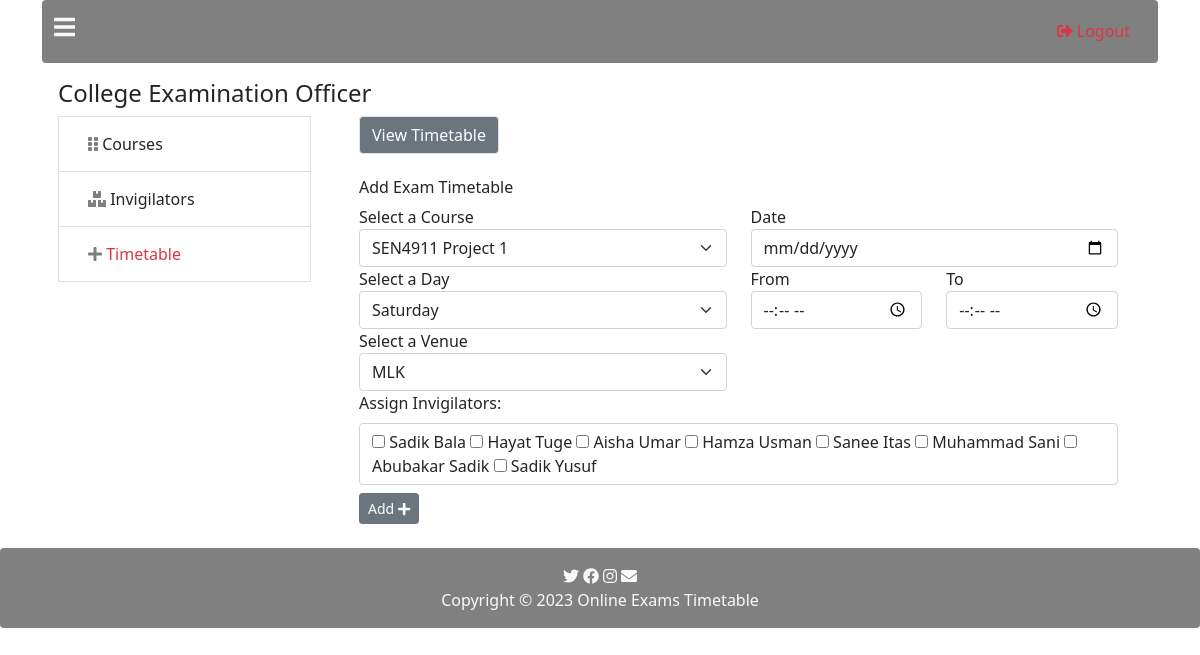
Screenshot of /timetable.php (signed in) with the database file from the repository.
### tables this page shows
CREATE TABLE `invigilators` (
  `id` int(10) NOT NULL,
  `name` varchar(1000) DEFAULT NULL,
  `phone` varchar(255) DEFAULT NULL
);

### timetable.php (the view, shortened to what this page needs)
<?php
 require "inc/header.php"; ?>
 <div class="container">
 <?php
 require './pages/header-home.php';
 include 'inc/process.php';
 ?>
 <div class="container p-3">
     <div class="row">
         <div class="col-12">
             <div class="row">
                 <div class="col-6">
                     <h4>College Examination Officer</h4>
                 </div>
             </div>
</div>
<div class="col-3">
    <ul class="list-group">
        <div>
        <li class="list-group-item" style="color:#3b7fad;">
            <a href="course.php" class="btn">
                <i class="fas fa-grip-vertical"style="color:gray;" ></i> Courses</a>
        </li>
        <li  class="list-group-item">
            <a href="invigilator.php" class="btn">
                <i class="fas fa-boxes" style="color:gray;"></i> Invigilators</a>
        </li  class="list-group-item">
        <li  class="list-group-item">
             <a href="timetable.php" class="btn text-danger">
                 <i class="fas fa-plus" style="color:gray;"></i> Timetable</a>
        </li>
        </div>
    </ul>
</div>
         <div class="col-9">
             <div class="container">
             <a href="view-timetable.php" class="btn border btn-secondary ">View Timetable</a>
                 <h6 class="mt-4">Add Exam Timetable</h6>
                 <form action="" method="post" enctype="multipart/form-data">
                 <div class="row">
                        <div class="col-6">
                                <div class="form-group">
                                    <label for="">Select a Course</label>
                                    <select name="course_id" class="form-select" id="">
                                       <?php
                                         $sql = "SELECT * FROM courses ORDER BY id DESC";
                                         $query = mysqli_query($connection,$sql);
                                         while($result = mysqli_fetch_assoc($query)){
                                             ?>
                                             <option value="<?php echo $result["id"] ?>">
                                             <?php echo $result["course_code"]." ".$result["course_title"] ?>
                                            </option>
                                             <?php
                                         }
                                       ?>
                                    </select>
                                </div>
                            </div>
                            <div class="col-6">
                             <div class="form-group">
                                 <label for="">Date</label>
                                  <input type="date" name="date_" class="form-control" id="" required>
                             </div>
                         </div>
                     </div>
                     <div class="row">
                        <div class="col-6">
                                <div class="form-group">
                                    <label for="">Select a Day </label>
                                    <select name="day_" class="form-select" id="">
                                             <option value="Saturday">Saturday </option>
                                    </select>
                                </div>
                            </div>
                            <div class="col-3">
                             <div class="form-group">
                                 <label for="">From</label>
                                  <input type="time" name="from_" class="form-control" id="" required>
                             </div>
                         </div>
                            <div class="col-3">
                             <div class="form-group">
                                 <label for="">To</label>
                                  <input type="time" name="to_" class="form-control" id="" required>
                             </div>
                         </div>
                     </div>
                     <div class="row">
                         <div class="col-6">
                             <div class="form-group">
                                 <label for="">Select a Venue</label>
                                 <select name="venue" class="form-select" id="">
                                             <option value="MLK">MLK </option>
                                    </select>
                             </div>
                         </div>
                        <div class="col-6">
                            </div>
                     </div>
                     <div class="row">
                     <div class="col-12 ">
                     <label for="">Assign Invigilators:</label><br>
                                <div class="form-group form-control mt-2">
                                       <?php
                                         $sql = "SELECT * FROM invigilators ORDER BY id DESC";
                                         $query = mysqli_query($connection,$sql);
                                         while($result = mysqli_fetch_assoc($query)){
                                             ?>
                                            <input type="checkbox"  name="invigilator_id[]" value="<?php echo $result["id"] ?>">
                                            <?php echo $result["name"] ?>
                                             <?php
                                         }
                                       ?>
                                </div>
                            </div>
                     </div>
                     </div>
                        <div class="form-group">
                         <button type="submit" name="add_timetable"
                          class="btn btn-sm btn-secondary my-2 mx-4">
                          Add <i class="fas fa-plus"></i></button>
                     </div>
                  </div>
             </div>
         </div>
     </div>
<?php
require './pages/footer-home.php'; ?>
 <?php
  require "inc/footer.php";  ?>

### rows the page displays
invigilators: name "Sadik Bala"
invigilators: name "Hayat Tuge"
invigilators: name "Aisha Umar"
invigilators: name "Hamza Usman"
invigilators: name "Sanee Itas"
invigilators: name "Muhammad Sani"
invigilators: name "Abubakar Sadik"
invigilators: name "Sadik Yusuf"

### other values shown
form field course_id "SEN4911 Project 1"
